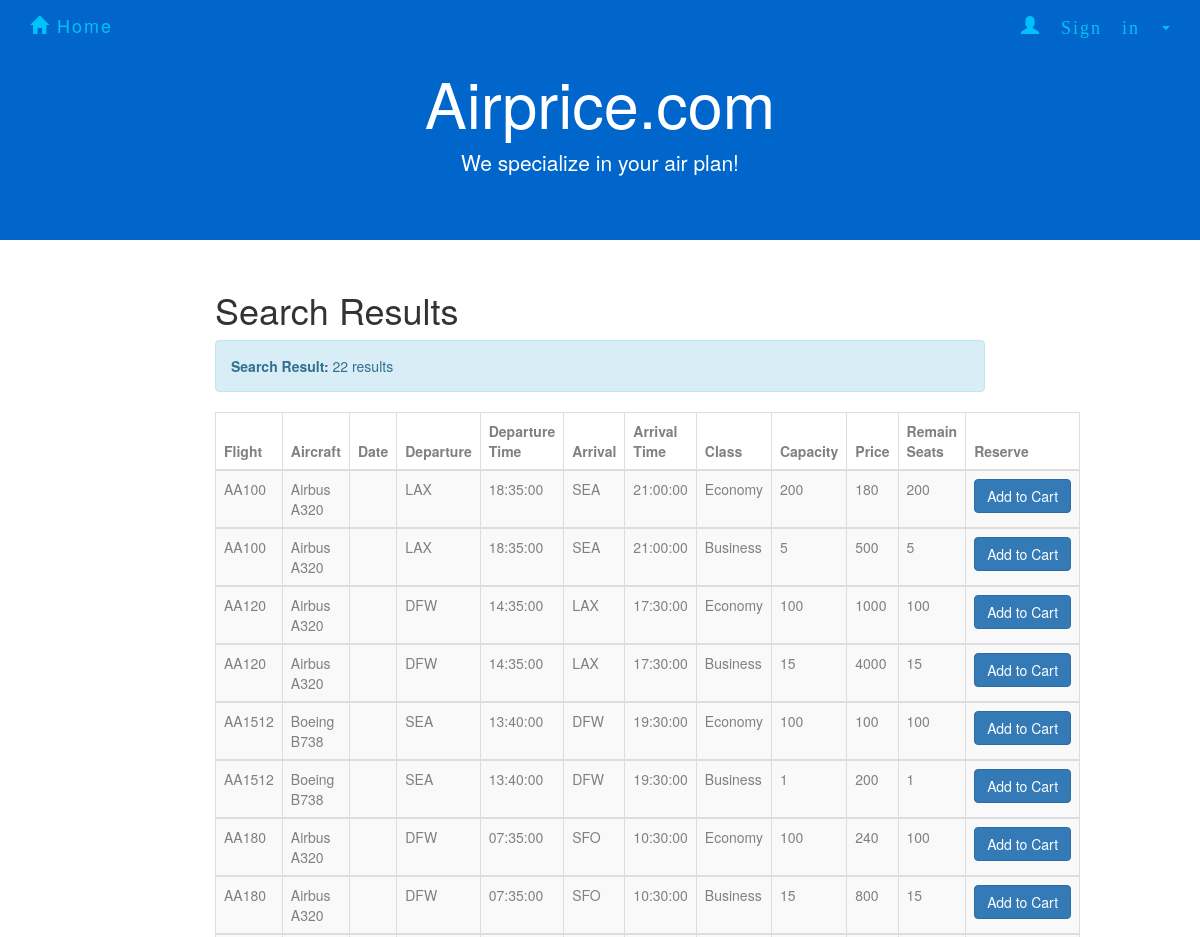
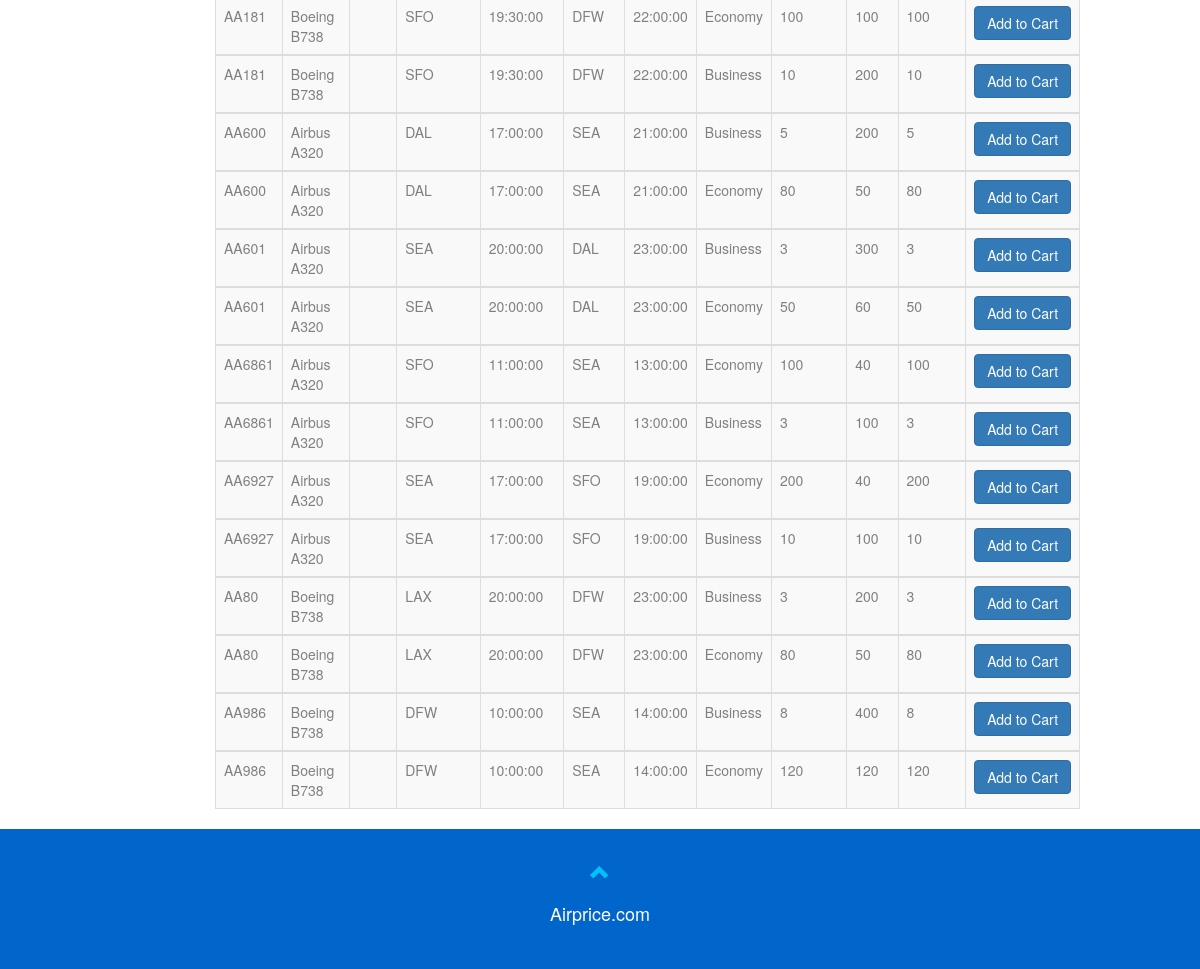
The app's page /SearchResultAll.php with its own data (2 pictures, top to bottom).
### tables this page shows
CREATE TABLE `flight` (
  `number` varchar(20) NOT NULL,
  `airplane_id` varchar(10) NOT NULL,
  `departure` varchar(10) NOT NULL,
  `d_time` time NOT NULL,
  `arrival` varchar(10) NOT NULL,
  `a_time` time NOT NULL,
  PRIMARY KEY (`number`),
  KEY `code_idx` (`departure`,`arrival`),
  KEY `airplaneid_idx` (`airplane_id`),
  KEY `arrival_idx` (`arrival`),
  CONSTRAINT `airplaneid` FOREIGN KEY (`airplane_id`) REFERENCES `airplane` (`ID`) ON DELETE CASCADE ON UPDATE CASCADE,
  CONSTRAINT `arrival` FOREIGN KEY (`arrival`) REFERENCES `airport` (`code`) ON DELETE CASCADE ON UPDATE CASCADE,
  CONSTRAINT `departure` FOREIGN KEY (`departure`) REFERENCES `airport` (`code`) ON DELETE CASCADE ON UPDATE CASCADE
);

CREATE TABLE `class` (
  `number` varchar(10) NOT NULL,
  `name` varchar(20) NOT NULL,
  `capacity` int(11) NOT NULL,
  `price` float NOT NULL,
  PRIMARY KEY (`number`,`name`),
  KEY `number_idx` (`number`),
  CONSTRAINT `number` FOREIGN KEY (`number`) REFERENCES `flight` (`number`) ON DELETE CASCADE ON UPDATE CASCADE
);

CREATE TABLE `airplane` (
  `ID` varchar(10) NOT NULL,
  `type` varchar(10) NOT NULL,
  `company` varchar(20) NOT NULL,
  PRIMARY KEY (`ID`)
);

### SearchResultAll.php (the view, shortened to what this page needs)
<!DOCTYPE html>
<html>
<html lang="en">
<head>
    <link rel="stylesheet" href="http://maxcdn.bootstrapcdn.com/bootstrap/3.3.5/css/bootstrap.min.css">
    <link rel="stylesheet" href="forcompany.css">
    <link rel="stylesheet" href="homepage.css">
    <link rel="stylesheet" href="AdminSignin.css">
  <link rel="stylesheet" type="text/css" href="Search.css">
 </head>
<body>
<nav class="navbar navbar-default navbar-fixed-top">
        <div class="container">
            <div class="navbar-header">
                <a class="navbar-brand" href="homepage.html"><span class="glyphicon glyphicon-home"></span> Home</a>
            </div>
            <div class="collapse navbar-collapse" id="myNavbar">
                <ul class="nav navbar-nav navbar-right">
                    <li class="dropdown" id = "new">
                        <a class="dropdown-toggle" data-toggle="dropdown" href="#"><span class="glyphicon glyphicon-user"> Sign in&nbsp;</span><span class="caret"></span>
                        </a>
                          </li>
                        </ul>
            </div>
        </div>
    </nav>
<div class="jumbotron text-center">
        <h1>Airprice.com</h1>
        <p>We specialize in your air plan!</p>
</div>
<div class="container-fluid text-center">
  <div class="row content">
    <div class="col-sm-2 sidenav">
    </div>
    <div class="col-sm-8 text-left">
      <h1>Search Results</h1>
<?php
include_once 'dbconnect2.php';
$selectdate = $_POST["selectdate"];
global $sql, $availableNumber;
    $sql = "SELECT *
            FROM flight FL,  class C, airplane AP
            WHERE (FL.number = C.number) AND (FL.airplane_id = AP.ID)
            ORDER BY FL.number";
$result = mysqli_query($con,$sql);
$rowcount = mysqli_num_rows($result);
if($rowcount == 0){
    echo "<div class='alert alert-info'><strong>Search Result: </strong>".$rowcount." result</div>";
}
else{
echo "<div class='alert alert-info'><strong>Search Result: </strong>".$rowcount." results</div>";
echo "<table class='table table-bordered table-striped table-hover'>
      <thead>
      <tr>
        <th>Flight</th>
        <th>Aircraft</th>
        <th>Date</th>
        <th>Departure</th>
        <th>Departure Time</th>
        <th>Arrival</th>
        <th>Arrival Time</th>
        <th>Class</th>
        <th>Capacity</th>
        <th>Price</th>
        <th>Remain Seats</th>
        <th>Reserve</th>
      </tr>
      </thead>";
while($row = mysqli_fetch_array($result)) {
    echo "<tbody><tr>";
    echo "<td>" . $row['number'] . "</td>";
    echo "<td>" . $row['company']." ".$row['type']. "</td>";
    echo "<td>" . $selectdate . "</td>";
    echo "<td>" . $row['departure'] . "</td>";
    echo "<td>" . $row['d_time'] . "</td>";
    echo "<td>" . $row['arrival'] . "</td>";
    echo "<td>" . $row['a_time'] . "</td>";
    echo "<td>" . $row['name'] . "</td>";
    echo "<td>" . $row['capacity'] . "</td>";
    echo "<td>" . $row['price'] . "</td>";
        $seatreserved = "SELECT flightno, classtype, COUNT(*)
                    FROM book B
                    WHERE B.date = '".$selectdate."' AND B.flightno = '".$row['number']."'AND B.classtype ='".$row['name']."' AND paid=1
                    GROUP BY flightno, classtype";
        $reserved = mysqli_query($con, $seatreserved);
        $reservedNumber = mysqli_fetch_array($reserved);
        $capacity = mysqli_query($con, "SELECT capacity FROM class C WHERE C.number='".$row['number']."' AND C.name= '".$row['name']."'");
        $capacityNumber = mysqli_fetch_array($capacity);
        if(mysqli_num_rows($reserved)>0){
            $availableNumber = $capacityNumber['capacity'] - $reservedNumber['COUNT(*)'];
        }else{
            $availableNumber = $capacityNumber['capacity'];
        }
        echo "<td>".$availableNumber."</td>";
    if($availableNumber>0){
    echo '<td>
        <form action="shoppingcart.php" method="post">
        <input type="hidden" name="flightno" value="'.$row['number'].'">
        <input type="hidden" name="classtype" value="'.$row['name'].'">
        <input type="hidden" name="price" value="'.$row['price'].'">
        <input type="hidden" name="date" value="'.$selectdate.'">
        <input type="hidden" name="type" value="all">
        <button type="submit" class="btn btn-primary">Add to Cart</button>
        </form>
        </td>';
    }else{
        echo "<td><button type='button' class='btn btn-warning' onclick='myFunction()'>Not Available</button></td>";
    }
    echo "</tr>";
}
echo " </tbody></table>";
}
?>
    </div>
  </div>
</div>
<footer class="container-fluid text-center">
        <a href="#signUpPage" title="To Top">
            <span class="glyphicon glyphicon-chevron-up"></span>
        </a>
        <p>Airprice.com</p>
</footer>
</body>
</html>

### forcompany.css (style rules this page uses)
.jumbotron { background-color: #0066cc; color: #ffffff; }
.navbar { margin-bottom: 0; background-color: #0066cc; border: 0; font-size: 18px !important; letter-spacing: 2px; opacity: 0.9; }
.navbar li a, .navbar .navbar-brand { color: #00ccff !important; }
footer { background-color: #0066cc; color: #fff; padding: 32px; font-size: 18px; }
footer .glyphicon { font-size: 20px; margin-bottom: 20px; color: #00ccff; opacity: 0.9; }

### AdminSignin.css (style rules this page uses)
th { width: 50px; height: 10px; color: gray; }
td { color: gray; }

### Search.css (style rules this page uses)
.jumbotron { background-color: #0066cc; color: #ffffff; }
.navbar { margin-bottom: 0; background-color: #0066cc; border: 0; font-size: 18px !important; letter-spacing: 2px; opacity: 0.9; }
.navbar li a, .navbar .navbar-brand { color: #00ccff !important; }
footer { background-color: #0066cc; color: #fff; padding: 32px; font-size: 18px; }
footer .glyphicon { font-size: 20px; margin-bottom: 20px; color: #00ccff; opacity: 0.9; }

### records on screen
flight: class.number "AA100", airplane.company "Airbus", airplane.type "A320", departure "LAX", d_time "18:35:00", arrival "SEA", a_time "21:00:00", class.name "Economy", class.capacity "200", class.price "180", class.name "Business", class.capacity "5", class.price "500"
flight: class.number "AA120", airplane.company "Airbus", airplane.type "A320", departure "DFW", d_time "14:35:00", arrival "LAX", a_time "17:30:00", class.name "Economy", class.capacity "100", class.price "1000", class.name "Business", class.capacity "15", class.price "4000"
flight: class.number "AA1512", airplane.company "Boeing", airplane.type "B738", departure "SEA", d_time "13:40:00", arrival "DFW", a_time "19:30:00", class.name "Economy", class.capacity "100", class.price "100", class.name "Business", class.capacity "1", class.price "200"
flight: class.number "AA180", airplane.company "Airbus", airplane.type "A320", departure "DFW", d_time "07:35:00", arrival "SFO", a_time "10:30:00", class.name "Economy", class.capacity "100", class.price "240", class.name "Business", class.capacity "15", class.price "800"
flight: class.number "AA181", airplane.company "Boeing", airplane.type "B738", departure "SFO", d_time "19:30:00", arrival "DFW", a_time "22:00:00", class.name "Economy", class.capacity "100", class.price "100", class.name "Business", class.capacity "10", class.price "200"
flight: class.number "AA600", airplane.company "Airbus", airplane.type "A320", departure "DAL", d_time "17:00:00", arrival "SEA", a_time "21:00:00", class.name "Business", class.capacity "5", class.price "200", class.name "Economy", class.capacity "80", class.price "50"
flight: class.number "AA601", airplane.company "Airbus", airplane.type "A320", departure "SEA", d_time "20:00:00", arrival "DAL", a_time "23:00:00", class.name "Business", class.capacity "3", class.price "300", class.name "Economy", class.capacity "50", class.price "60"
flight: class.number "AA6861", airplane.company "Airbus", airplane.type "A320", departure "SFO", d_time "11:00:00", arrival "SEA", a_time "13:00:00", class.name "Economy", class.capacity "100", class.price "40", class.name "Business", class.capacity "3", class.price "100"
flight: class.number "AA6927", airplane.company "Airbus", airplane.type "A320", departure "SEA", d_time "17:00:00", arrival "SFO", a_time "19:00:00", class.name "Economy", class.capacity "200", class.price "40", class.name "Business", class.capacity "10", class.price "100"
flight: class.number "AA80", airplane.company "Boeing", airplane.type "B738", departure "LAX", d_time "20:00:00", arrival "DFW", a_time "23:00:00", class.name "Business", class.capacity "3", class.price "200", class.name "Economy", class.capacity "80", class.price "50"
flight: class.number "AA986", airplane.company "Boeing", airplane.type "B738", departure "DFW", d_time "10:00:00", arrival "SEA", a_time "14:00:00", class.name "Business", class.capacity "8", class.price "400", class.name "Economy", class.capacity "120", class.price "120"

### other values on screen
$rowcount "22"
